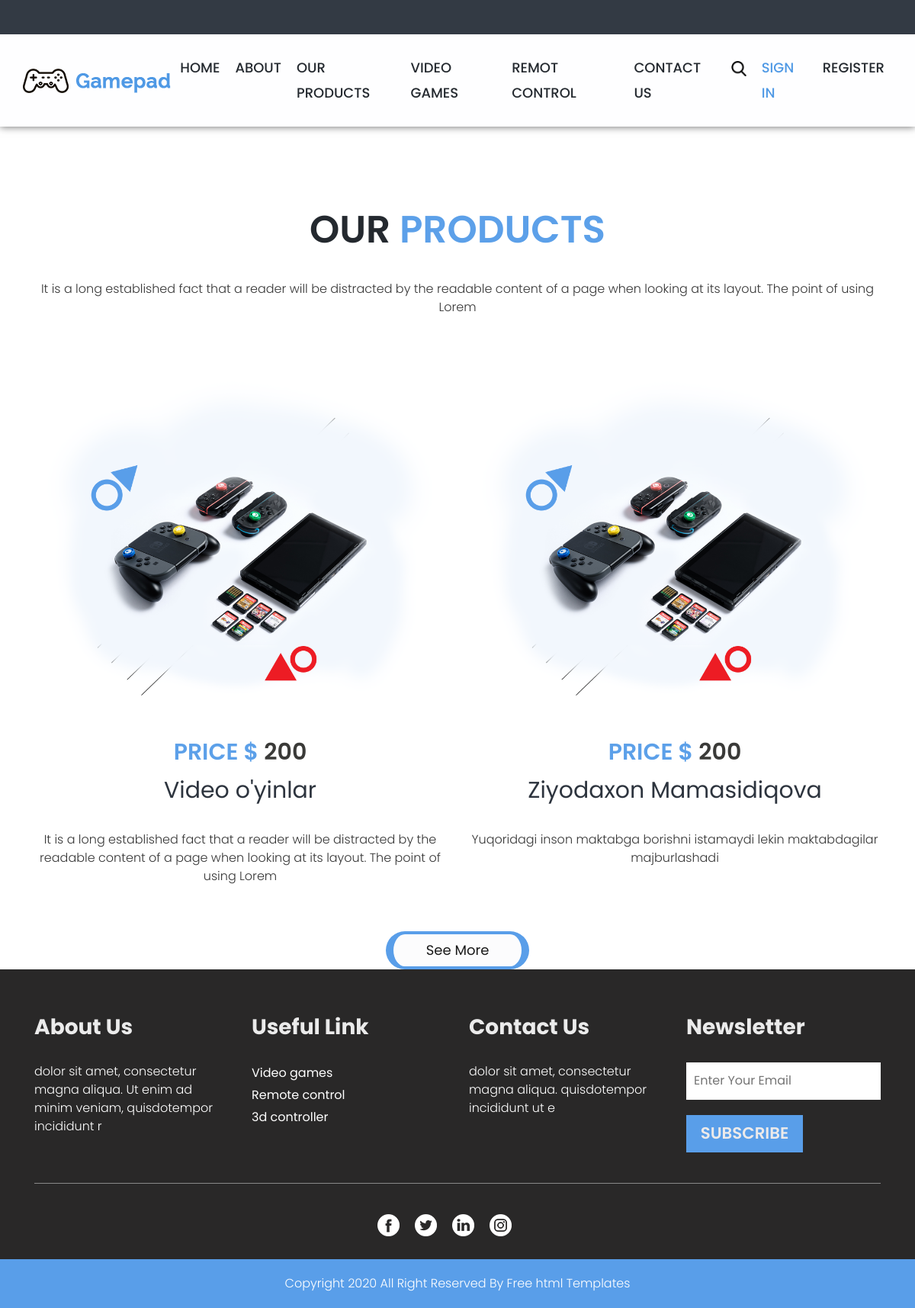
The app's page /product/ with its own data.
### blog/models.py (models this page shows, shortened)
class Gamepad(models.Model):
    name = models.CharField(max_length=200)
    bio  = models.CharField(max_length=200)
    image = models.ImageField(upload_to='gamepad/')

### blog/views.py (the view)
# urls.py: path('product/',  Product,   name="product"),
def Product(request):
    gamepad = Gamepad.objects.all()
    context = {
        'gamepad': gamepad
    }
    return render(request,  'product.html', context=context)

### templates/product.html
{% extends 'base.html' %}
{% load static %}
{% block content %}
  <div class="product_section layout_padding">
    <div class="container">
      <div class="product_text">Our <span style="color: #5ca0e9;">products</span></div>
      <p class="long_text">It is a long established fact that a reader will be distracted by the readable content of a page when looking at its layout. The point of using Lorem</p>
      <div class="product_section_2">
        <div class="row">
          {% for gam in gamepad %}
          <div class="col-md-6">
            <div class="image_2"><img src="{{gam.image.url}}"></div>
            <div class="price_text">Price $ <span style="color: #3a3a38;">200</span></div>
            <h1 class="game_text">{{gam.name}}</h1>
            <p class="long_text">{{gam.bio}}</p>
          </div>
         {% endfor %}
        </div>
      </div>
      <div class="see_main">
        <div class="see_bt"><a href="#">See More</a></div>
      </div>
    </div>
  </div>
{% endblock content %}

### templates/base.html (shortened to what this page needs)
{% load static %}
<!DOCTYPE html>
<html lang="en">
<head>
<link rel="stylesheet" type="text/css" href="{% static 'css/bootstrap.min.css' %}">
<link rel="stylesheet" type="text/css" href="{% static 'css/style.css' %}">
<link rel="stylesheet" href="{% static 'css/responsive.css' %}">
<link rel="stylesheet" href="{% static 'css/jquery.mCustomScrollbar.min.css' %}">
<link rel="stylesheet" href="https://netdna.bootstrapcdn.com/font-awesome/4.0.3/css/font-awesome.css">
<link rel="stylesheet" href="{% static 'css/owl.carousel.min.css' %}">
<link rel="stylesheet" href="{% static 'css/owl.theme.default.min.css' %}">
<link rel="stylesheet" href="https://cdnjs.cloudflare.com/ajax/libs/fancybox/2.1.5/jquery.fancybox.min.css" media="screen">
</head>
<body>
	<div class="header_section">
		<nav class="navbar navbar-expand-lg navbar-light bg-light">
            <div class="logo"><a href="index.html"><img src="{% static 'images/logo1.png' %}"></a></div>
            <div class="collapse navbar-collapse" id="navbarSupportedContent">
              <ul class="navbar-nav mr-auto">
                <li class="nav-item">
                  <a class="nav-link" href="{% url 'index' %}">HOME</a>
                </li>
                <li class="nav-item">
                  <a class="nav-link" href="{% url 'about' %}">ABOUT</a>
                </li>
                <li class="nav-item">
                  <a class="nav-link" href="{% url 'product' %}">OUR PRODUCTS</a>
                </li>
                <li class="nav-item">
                  <a class="nav-link" href="{% url 'video' %}">VIDEO GAMES</a>
                </li>
                <li class="nav-item">
                  <a class="nav-link" href="{% url 'remot' %}">REMOT CONTROL</a>
                </li>
                <li class="nav-item">
                  <a class="nav-link" href="{% url 'contact' %}">CONTACT US</a>
                </li>
                <li class="nav-item">
                  <a class="nav-link" href="#"><img src="{% static 'images/search.png' %}"></a>
                </li>
                <li class="nav-item active">
                  <a class="nav-link" href="#">SIGN IN</a>
                </li>
                <li class="nav-item">
                  <a class="nav-link" href="#">REGISTER</a>
                </li>
              </ul>
            </div>
        </nav>
	</div>
{% block content %}
{% endblock content %}
  <div class="section_footer ">
      <div class="container">
          <div class="footer_section_2">
            <div class="row">
                <div class="col-sm-6 col-md-6 col-lg-3">
                  <h2 class="account_text">About Us</h2>
                  <p class="ipsum_text_2">dolor sit amet, consectetur magna aliqua. Ut enim ad minim veniam, quisdotempor incididunt r</p>
                </div>
                <div class="col-sm-6 col-md-6 col-lg-3">
                  <h2 class="account_text">Useful Link</h2>
                  <div class="useful_link">
                    <ul>
                      <li><a href="#">Video games</a></li>
                      <li><a href="#">Remote control</a></li>
                      <li><a href="#">3d controller</a></li>
                    </ul>
                  </div>
                </div>
                <div class="col-sm-6 col-md-6 col-lg-3">
                <h2 class="account_text">Contact Us</h2>
                <p class="ipsum_text_2">dolor sit amet, consectetur magna aliqua. quisdotempor incididunt ut e </p>
                </div>
          <div class="col-sm-6 col-md-6 col-lg-3">
            <h2 class="account_text">Newsletter</h2>
            <input type="" class="email_text" placeholder="Enter Your Email" name="Enter Your Email">
            <button class="subscribr_bt">SUBSCRIBE</button>
          </div>
        </div>
      </div>
      <div class="social_icon">
        <ul>
          <li><a href="#"><img src="{% static 'images/fb.png' %}"></a></li>
          <li><a href="#"><img src="{% static 'images/twitter.png' %}"></a></li>
          <li><a href="#"><img src="{% static 'images/linkdin.png' %}"></a></li>
          <li><a href="#"><img src="{% static 'images/instagram.png' %}"></a></li>
        </ul>
      </div>
    </div>
  </div>
  <div class="copyright_section">
    <div class="container">
      <p class="copyright_text">Copyright 2020 All Right Reserved By <a href="https://html.design/"> Free html Templates</p>
    </div>
  </div>
</body>
</html>

### static/css/style.css (style rules this page uses)
* { box-sizing: border-box !important; transition: ease all 0.5s; }
html { scroll-behavior: smooth; }
body { color: #666666; font-size: 14px; font-family:Poppins; line-height: 1.80857; font-weight: normal; overflow-x: hidden; }
a { color: #1f1f1f; text-decoration: none !important; outline: none !important; -webkit-transition: all .3s ease-in-out; -moz-transition: all .3s ease-in-out; -ms-transition: all .3s ease-in-out; -o-transition: all .3s ease-in-out; transition: all .3s ease-in-out; }
h1, h2, h3, h4, h5, h6 { letter-spacing: 0; font-weight: normal; position: relative; padding: 0 0 10px 0; font-weight: normal; line-height: normal; color: #111111; margin: 0 }
h1 { font-size: 24px }
h2 { font-size: 22px }
*, *::after, *::before { -webkit-box-sizing: border-box; -moz-box-sizing: border-box; box-sizing: border-box; }
ul, li, ol { margin: 0px; padding: 0px; list-style: none; }
p { margin: 20px; font-weight: 300; font-size: 15px; line-height: 24px; }
a { color: #222222; text-decoration: none; outline: none !important; }
a, .btn { text-decoration: none !important; outline: none !important; -webkit-transition: all .3s ease-in-out; -moz-transition: all .3s ease-in-out; -ms-transition: all .3s ease-in-out; -o-transition: all .3s ease-in-out; transition: all .3s ease-in-out; }
img { max-width: 100%; height: auto; }
button { border: 0; margin: 0; padding: 0; cursor: pointer; }
.layout_padding { padding-top: 90px; padding-bottom: 0px; }
.logo { width: 18%; float: left; }
.navbar { padding: 20px 30px; }
.navbar-expand-lg .navbar-nav .nav-link { padding-right: 10px; padding-left: 10px; font-size: 18px; }
.bg-light { background-color: #fefeff !important; box-shadow: 0px 0px 10px 0px; border-top: 45px solid #333a44; }
.navbar-light .navbar-nav .nav-link { color: #24292f; font-weight: 500; }
.navbar-light .navbar-nav .active>.nav-link, .navbar-light .navbar-nav .nav-link.active, .navbar-light .navbar-nav .nav-link.show, .navbar-light .navbar-nav .show>.nav-link { color: #4f99e5; }
.image_2 { width: 100%; float: left; padding-top: 50px; }
.product_section { width: 100%; float: left; }
.product_section_2 { width: 100%; float: left; }
.product_text { width: 100%; float: left; font-size: 50px; color: #24292f; font-weight: 600; text-transform: uppercase; text-align: center; }
.long_text { width: 100%; float: left; font-size: 16px; color: #363636; margin-left: 0px; text-align: center; }
.price_text { width: 100%; float: left; font-size: 30px; color: #5ca0e9; font-weight: 600; text-transform: uppercase; text-align: center; padding-top: 40px; }
.game_text { width: 100%; float: left; font-size: 30px; color: #2d343e; text-align: center; }
.see_main { width: 17%; margin: 0 auto; text-align: center; }
.see_bt { width: 100%; float: right; font-size: 18px; text-align: center; background-color: #fcfcfd; color: #191919; border-left: 10px solid #599ee9; border-radius: 30px; border-right: 10px solid #599ee9; border-top: 4px solid #599ee9; border-bottom: 4px solid #599ee9; padding: 5px 0px; margin-top: 40px; }
.see_bt a { color: #191919; }
.ipsum_text_2 { width: 100%; float: left; font-size: 16px; color: #ffffff; margin-left: 0px; margin-top: 0px; }
.section_footer { width: 100%; float: left; background-color: rgb(41, 40, 40); height: auto; padding-top: 30px; padding-bottom: 30px; }
.account_text { width: 100%; float: left; font-size: 28px; color: rgb(235, 235, 235); font-weight: bold; padding: 25px 0px; }
.email_text { width: 100%; float: left; font-size: 12pt; color: #eceaea; background-color: #ffffff; padding: 10px; border: 0px; }
.subscribr_bt { width: 60%; float: left; font-size: 16pt; color: #eceaea; background-color: #599ee9; padding: 5px 0px; border: 0px; text-align: center; margin-top: 20px; font-weight: 600; }
.useful_link { width: 100%; float: left; }
.useful_link ul { margin: 0px; padding: 0px; }
.useful_link li { color: #ffffff; font-size: 16px; }
.useful_link li a { color: #ffffff; }
.footer_section_2 { width: 100%; float: left; border-bottom: 1px solid #898989; padding-bottom: 40px; }
.social_icon { width: 19%; margin: 0 auto; text-align: center; }
.social_icon ul { margin: 0px; padding: 0px; }
.social_icon li { float: left; padding-right: 20px; padding-top: 40px; }
.copyright_section { width: 100%; float: left; background-color: #599ee9; height: auto; }
.copyright_text { width: 100%; float: left; font-size: 16px; color: #ffffff; text-align: center; margin-left: 0px; }
.copyright_text a { color: #ffffff; }

### records on screen
Gamepad: image (picture), name "Video o'yinlar", bio "It is a long established fact that a reader will be distracted by the readable content of a page when looking at its layout. The point of using Lorem"
Gamepad: image (picture), name "Ziyodaxon Mamasidiqova", bio "Yuqoridagi inson maktabga borishni istamaydi lekin maktabdagilar majburlashadi"
